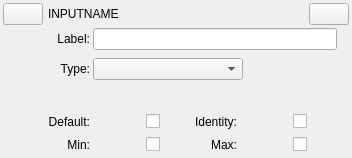
<?xml version="1.0" encoding="UTF-8"?>
<ui version="4.0">
 <class>JSONGUIInputColor</class>
 <widget class="QWidget" name="JSONGUIInputColor">
  <property name="geometry">
   <rect>
    <x>0</x>
    <y>0</y>
    <width>352</width>
    <height>158</height>
   </rect>
  </property>
  <property name="windowTitle">
   <string>Form</string>
  </property>
  <layout class="QVBoxLayout" name="verticalLayout">
   <property name="spacing">
    <number>3</number>
   </property>
   <property name="leftMargin">
    <number>3</number>
   </property>
   <property name="topMargin">
    <number>3</number>
   </property>
   <property name="rightMargin">
    <number>3</number>
   </property>
   <property name="bottomMargin">
    <number>3</number>
   </property>
   <item>
    <layout class="QGridLayout" name="gridLayout">
     <item row="0" column="0">
      <widget class="QPushButton" name="pushButton">
       <property name="sizePolicy">
        <sizepolicy hsizetype="Fixed" vsizetype="Fixed">
         <horstretch>0</horstretch>
         <verstretch>0</verstretch>
        </sizepolicy>
       </property>
       <property name="text">
        <string/>
       </property>
      </widget>
     </item>
     <item row="0" column="2">
      <widget class="QPushButton" name="pushButton_2">
       <property name="sizePolicy">
        <sizepolicy hsizetype="Fixed" vsizetype="Fixed">
         <horstretch>0</horstretch>
         <verstretch>0</verstretch>
        </sizepolicy>
       </property>
       <property name="text">
        <string/>
       </property>
      </widget>
     </item>
     <item row="0" column="1">
      <widget class="QLineEdit" name="inputNameEdit">
       <property name="styleSheet">
        <string notr="true">background: rgba(0,0,0,0); border-radius: 0px;</string>
       </property>
       <property name="text">
        <string>INPUTNAME</string>
       </property>
      </widget>
     </item>
    </layout>
   </item>
   <item>
    <layout class="QFormLayout" name="formLayout">
     <property name="fieldGrowthPolicy">
      <enum>QFormLayout::ExpandingFieldsGrow</enum>
     </property>
     <property name="verticalSpacing">
      <number>8</number>
     </property>
     <property name="leftMargin">
      <number>12</number>
     </property>
     <property name="rightMargin">
      <number>12</number>
     </property>
     <item row="0" column="0">
      <widget class="QLabel" name="label_2">
       <property name="minimumSize">
        <size>
         <width>75</width>
         <height>0</height>
        </size>
       </property>
       <property name="text">
        <string>Label:</string>
       </property>
       <property name="alignment">
        <set>Qt::AlignRight|Qt::AlignTrailing|Qt::AlignVCenter</set>
       </property>
      </widget>
     </item>
     <item row="0" column="1">
      <widget class="QLineEdit" name="labelField"/>
     </item>
     <item row="1" column="0">
      <widget class="QLabel" name="label_3">
       <property name="minimumSize">
        <size>
         <width>75</width>
         <height>0</height>
        </size>
       </property>
       <property name="text">
        <string>Type:</string>
       </property>
       <property name="alignment">
        <set>Qt::AlignRight|Qt::AlignTrailing|Qt::AlignVCenter</set>
       </property>
      </widget>
     </item>
     <item row="1" column="1">
      <widget class="QComboBox" name="typePUB">
       <property name="sizePolicy">
        <sizepolicy hsizetype="Fixed" vsizetype="Fixed">
         <horstretch>0</horstretch>
         <verstretch>0</verstretch>
        </sizepolicy>
       </property>
       <property name="minimumSize">
        <size>
         <width>150</width>
         <height>0</height>
        </size>
       </property>
      </widget>
     </item>
    </layout>
   </item>
   <item>
    <layout class="QGridLayout" name="gridLayout_2">
     <property name="leftMargin">
      <number>12</number>
     </property>
     <property name="rightMargin">
      <number>12</number>
     </property>
     <item row="0" column="2">
      <widget class="QCheckBox" name="defaultCBox">
       <property name="text">
        <string/>
       </property>
      </widget>
     </item>
     <item row="0" column="0">
      <widget class="QLabel" name="label_4">
       <property name="sizePolicy">
        <sizepolicy hsizetype="Preferred" vsizetype="Preferred">
         <horstretch>0</horstretch>
         <verstretch>0</verstretch>
        </sizepolicy>
       </property>
       <property name="minimumSize">
        <size>
         <width>75</width>
         <height>0</height>
        </size>
       </property>
       <property name="text">
        <string>Default:</string>
       </property>
       <property name="alignment">
        <set>Qt::AlignRight|Qt::AlignTrailing|Qt::AlignVCenter</set>
       </property>
      </widget>
     </item>
     <item row="0" column="4">
      <widget class="QLabelClickable" name="identityLabel">
       <property name="sizePolicy">
        <sizepolicy hsizetype="Fixed" vsizetype="Fixed">
         <horstretch>0</horstretch>
         <verstretch>0</verstretch>
        </sizepolicy>
       </property>
       <property name="minimumSize">
        <size>
         <width>50</width>
         <height>20</height>
        </size>
       </property>
       <property name="autoFillBackground">
        <bool>true</bool>
       </property>
       <property name="text">
        <string/>
       </property>
      </widget>
     </item>
     <item row="0" column="1">
      <widget class="QLabelClickable" name="defaultLabel">
       <property name="sizePolicy">
        <sizepolicy hsizetype="Fixed" vsizetype="Fixed">
         <horstretch>0</horstretch>
         <verstretch>0</verstretch>
        </sizepolicy>
       </property>
       <property name="minimumSize">
        <size>
         <width>50</width>
         <height>20</height>
        </size>
       </property>
       <property name="autoFillBackground">
        <bool>true</bool>
       </property>
       <property name="text">
        <string/>
       </property>
      </widget>
     </item>
     <item row="0" column="3">
      <widget class="QLabel" name="label_5">
       <property name="sizePolicy">
        <sizepolicy hsizetype="Preferred" vsizetype="Preferred">
         <horstretch>0</horstretch>
         <verstretch>0</verstretch>
        </sizepolicy>
       </property>
       <property name="text">
        <string>Identity:</string>
       </property>
       <property name="alignment">
        <set>Qt::AlignRight|Qt::AlignTrailing|Qt::AlignVCenter</set>
       </property>
      </widget>
     </item>
     <item row="0" column="5">
      <widget class="QCheckBox" name="identityCBox">
       <property name="text">
        <string/>
       </property>
      </widget>
     </item>
     <item row="1" column="0">
      <widget class="QLabel" name="label_8">
       <property name="sizePolicy">
        <sizepolicy hsizetype="Preferred" vsizetype="Preferred">
         <horstretch>0</horstretch>
         <verstretch>0</verstretch>
        </sizepolicy>
       </property>
       <property name="minimumSize">
        <size>
         <width>75</width>
         <height>0</height>
        </size>
       </property>
       <property name="text">
        <string>Min:</string>
       </property>
       <property name="alignment">
        <set>Qt::AlignRight|Qt::AlignTrailing|Qt::AlignVCenter</set>
       </property>
      </widget>
     </item>
     <item row="1" column="1">
      <widget class="QLabelClickable" name="minLabel">
       <property name="sizePolicy">
        <sizepolicy hsizetype="Fixed" vsizetype="Fixed">
         <horstretch>0</horstretch>
         <verstretch>0</verstretch>
        </sizepolicy>
       </property>
       <property name="minimumSize">
        <size>
         <width>50</width>
         <height>20</height>
        </size>
       </property>
       <property name="autoFillBackground">
        <bool>true</bool>
       </property>
       <property name="text">
        <string/>
       </property>
      </widget>
     </item>
     <item row="1" column="2">
      <widget class="QCheckBox" name="minCBox">
       <property name="text">
        <string/>
       </property>
      </widget>
     </item>
     <item row="1" column="3">
      <widget class="QLabel" name="label_10">
       <property name="sizePolicy">
        <sizepolicy hsizetype="Preferred" vsizetype="Preferred">
         <horstretch>0</horstretch>
         <verstretch>0</verstretch>
        </sizepolicy>
       </property>
       <property name="text">
        <string>Max:</string>
       </property>
       <property name="alignment">
        <set>Qt::AlignRight|Qt::AlignTrailing|Qt::AlignVCenter</set>
       </property>
      </widget>
     </item>
     <item row="1" column="4">
      <widget class="QLabelClickable" name="maxLabel">
       <property name="sizePolicy">
        <sizepolicy hsizetype="Fixed" vsizetype="Fixed">
         <horstretch>0</horstretch>
         <verstretch>0</verstretch>
        </sizepolicy>
       </property>
       <property name="minimumSize">
        <size>
         <width>50</width>
         <height>20</height>
        </size>
       </property>
       <property name="autoFillBackground">
        <bool>true</bool>
       </property>
       <property name="text">
        <string/>
       </property>
      </widget>
     </item>
     <item row="1" column="5">
      <widget class="QCheckBox" name="maxCBox">
       <property name="text">
        <string/>
       </property>
      </widget>
     </item>
    </layout>
   </item>
  </layout>
 </widget>
 <customwidgets>
  <customwidget>
   <class>QLabelClickable</class>
   <extends>QLabel</extends>
   <header>QLabelClickable.h</header>
  </customwidget>
 </customwidgets>
 <resources/>
 <connections/>
</ui>
